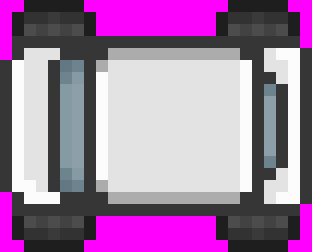
#> input picture Bitmap/bitmap100.bmp, 104 x 84 px, found by its file name (shown 3 times larger); its folder holds 4 pictures in this run
$ python RemoveBgFromBmp.py
#> lines starting #> are read from the running program, lines starting #| are printed output that depends on the picture
import cv2
import numpy as np
import os

# Input folder
input_folder = "/home/jimmy/Documents/FastlaneFury/Bitmap"

# Define a function to remove the background and replace the original file
def remove_background_and_replace(input_image_path):
    # Read the input image
    img = cv2.imread(input_image_path)
#> img is the input picture: shape (84, 104, 3); mean B, G, R 162, 121.3, 160.4

    # Convert the image to grayscale
    gray = cv2.cvtColor(img, cv2.COLOR_BGR2GRAY)
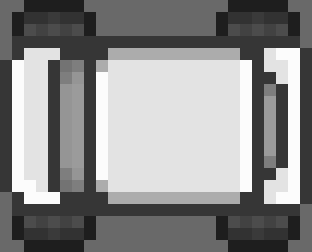
#> gray: shape (84, 104) (shown 3 times larger); min 30, max 252, mean 137.6

    # Apply a threshold to create a binary mask
    _, thresh = cv2.threshold(gray, 1, 255, cv2.THRESH_BINARY)
#> thresh: shape (84, 104); every value is 255

    # Find contours in the binary mask
    contours, _ = cv2.findContours(thresh, cv2.RETR_EXTERNAL, cv2.CHAIN_APPROX_SIMPLE)
#> contours = [[[0, 0], [0, 83], [103, 83], [103, 0]]]

    # Create a mask with the same dimensions as the input image
    mask = np.zeros_like(img)

    # Fill the contours with white color on the mask
    cv2.drawContours(mask, contours, -1, (255, 255, 255), thickness=cv2.FILLED)
#> mask: shape (84, 104, 3); every value is 255

    # Bitwise-AND the original image and the mask to remove the background
    result = cv2.bitwise_and(img, mask)

    # Save the result as the original file, overwriting it
    cv2.imwrite(input_image_path, result)

# Iterate through all .bmp files in the input folder
for filename in os.listdir(input_folder):
    if filename.endswith(".bmp"):
        input_image_path = os.path.join(input_folder, filename)

        # Remove the background and replace the original file
        remove_background_and_replace(input_image_path)

        print(f"Background removed from {filename} and original file replaced.")
#> pass 2 of the loop `for filename in os.listdir(input_folder):`:
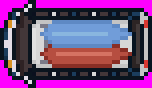
#> input picture Bitmap/bitmap102.bmp, 152 x 88 px, found by its file name
#> in remove_background_and_replace, img is the input picture: shape (88, 152, 3); mean B, G, R 131.8, 70.1, 124.8
#> in remove_background_and_replace (call 2), `gray = cv2.cvtColor(img, cv2.COLOR_BGR2GRAY)`:
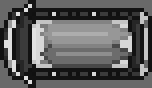
#> gray: shape (88, 152); min 16, max 225, mean 93.5
#> thresh: shape (88, 152); every value is 255
#> contours = [[[0, 0], [0, 87], [151, 87], [151, 0]]]
#> mask: shape (88, 152, 3); every value is 255
#> pass 3 of the loop `for filename in os.listdir(input_folder):`:
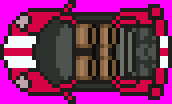
#> input picture Bitmap/bitmap11.bmp, 172 x 104 px, found by its file name
#> in remove_background_and_replace, img is the input picture: shape (104, 172, 3); mean B, G, R 106.8, 43.7, 132.9
#> in remove_background_and_replace (call 3), `gray = cv2.cvtColor(img, cv2.COLOR_BGR2GRAY)`:
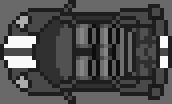
#> gray: shape (104, 172); min 13, max 250, mean 77.4
#> thresh: shape (104, 172); every value is 255
#> contours = [[[0, 0], [0, 103], [171, 103], [171, 0]]]
#> mask: shape (104, 172, 3); every value is 255
#> the loop made 4 passes; the first 3 are shown

print("Background removal and replacement complete.")
